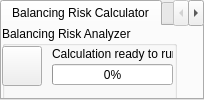
                 <widget class="QTabWidget" name="tabWidget_2">
                  <property name="currentIndex">
                   <number>0</number>
                  </property>
                  <widget class="QWidget" name="tab_5">
                   <attribute name="title">
                    <string>Balancing Risk Calculator</string>
                   </attribute>
                   <widget class="QWidget" name="horizontalLayoutWidget_3">
                    <property name="geometry">
                     <rect>
                      <x>0</x>
                      <y>0</y>
                      <width>621</width>
                      <height>251</height>
                     </rect>
                    </property>
                    <layout class="QHBoxLayout" name="horizontalLayout_8" stretch="0,100,0">
                     <property name="spacing">
                      <number>0</number>
                     </property>
                     <item>
                      <widget class="QGroupBox" name="groupBox_2">
                       <property name="minimumSize">
                        <size>
                         <width>175</width>
                         <height>0</height>
                        </size>
                       </property>
                       <property name="title">
                        <string>Balancing Risk Analyzer</string>
                       </property>
                       <widget class="QTableWidget" name="tableWidget">
                        <property name="geometry">
                         <rect>
                          <x>0</x>
                          <y>100</y>
                          <width>171</width>
                          <height>151</height>
                         </rect>
                        </property>
                        <attribute name="horizontalHeaderDefaultSectionSize">
                         <number>40</number>
                        </attribute>
                        <row>
                         <property name="text">
                          <string>Best return</string>
                         </property>
                        </row>
                        <row>
                         <property name="text">
                          <string>Lowest vola</string>
                         </property>
                        </row>
                        <row>
                         <property name="text">
                          <string>Worst return</string>
                         </property>
                        </row>
                        <row>
                         <property name="text">
                          <string>Highest vola</string>
                         </property>
                        </row>
                        <column>
                         <property name="text">
                          <string>return</string>
                         </property>
                        </column>
                        <column>
                         <property name="text">
                          <string>volat.</string>
                         </property>
                        </column>
                       </widget>
                       <widget class="QPushButton" name="blc_riskCalc">
                        <property name="geometry">
                         <rect>
                          <x>0</x>
                          <y>20</y>
                          <width>40</width>
                          <height>40</height>
                         </rect>
                        </property>
                        <property name="minimumSize">
                         <size>
                          <width>35</width>
                          <height>35</height>
                         </size>
                        </property>
                        <property name="text">
                         <string/>
                        </property>
                        <property name="icon">
                         <iconset>
                          <normaloff>resources/Oxygen-Icons.org-Oxygen-Apps-accessories-calculator.ico</normaloff>resources/Oxygen-Icons.org-Oxygen-Apps-accessories-calculator.ico</iconset>
                        </property>
                        <property name="iconSize">
                         <size>
                          <width>40</width>
                          <height>40</height>
                         </size>
                        </property>
                       </widget>
                       <widget class="QLabel" name="label_10">
                        <property name="geometry">
                         <rect>
                          <x>50</x>
                          <y>20</y>
                          <width>121</width>
                          <height>16</height>
                         </rect>
                        </property>
                        <property name="text">
                         <string>Calculation ready to run</string>
                        </property>
                       </widget>
                       <widget class="QProgressBar" name="progressBar">
                        <property name="enabled">
                         <bool>true</bool>
                        </property>
                        <property name="geometry">
                         <rect>
                          <x>50</x>
                          <y>38</y>
                          <width>121</width>
                          <height>21</height>
                         </rect>
                        </property>
                        <property name="value">
                         <number>0</number>
                        </property>
                        <property name="textVisible">
                         <bool>true</bool>
                        </property>
                        <property name="invertedAppearance">
                         <bool>false</bool>
                        </property>
                       </widget>
                       <widget class="Line" name="line">
                        <property name="geometry">
                         <rect>
                          <x>0</x>
                          <y>90</y>
                          <width>171</width>
                          <height>16</height>
                         </rect>
                        </property>
                        <property name="orientation">
                         <enum>Qt::Horizontal</enum>
                        </property>
                       </widget>
                      </widget>
                     </item>
                     <item>
                      <layout class="QVBoxLayout" name="rebalRiskGraphLayout">
                       <property name="spacing">
                        <number>0</number>
                       </property>
                      </layout>
                     </item>
                     <item>
                      <widget class="QGroupBox" name="groupBox_9">
                       <property name="title">
                        <string>GroupBox</string>
                       </property>
                       <widget class="QRadioButton" name="radioButton">
                        <property name="geometry">
                         <rect>
                          <x>10</x>
                          <y>20</y>
                          <width>41</width>
                          <height>17</height>
                         </rect>
                        </property>
                        <property name="text">
                         <string>2D</string>
                        </property>
                       </widget>
                       <widget class="QRadioButton" name="radioButton_2">
                        <property name="geometry">
                         <rect>
                          <x>10</x>
                          <y>40</y>
                          <width>41</width>
                          <height>17</height>
                         </rect>
                        </property>
                        <property name="text">
                         <string>3D</string>
                        </property>
                       </widget>
                       <widget class="QPushButton" name="towindowButton">
                        <property name="geometry">
                         <rect>
                          <x>0</x>
                          <y>60</y>
                          <width>61</width>
                          <height>23</height>
                         </rect>
                        </property>
                        <property name="text">
                         <string>2 Window</string>
                        </property>
                       </widget>
                      </widget>
                     </item>
                    </layout>
                   </widget>
                  </widget>
                  <widget class="QWidget" name="tab_6">
                   <attribute name="title">
                    <string>Return / Volatility optimizer</string>
                   </attribute>
                  </widget>
                  <widget class="QWidget" name="tab_7">
                   <attribute name="title">
                    <string>Rainy Day Fund Strategizer</string>
                   </attribute>
                  </widget>
                 </widget>
